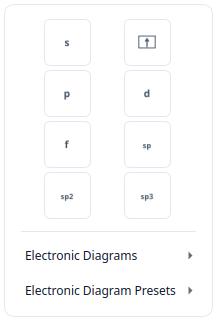
#> input picture openspec/changes/fix-energy-diagram-label-typography-beta1/evidence/before/energy-palette-light.png, 217 x 321 px; its folder holds 4 pictures in this run
$ python compare_energy_menu_captures.py
#> lines starting #> are read from the running program, lines starting #| are printed output that depends on the picture
from __future__ import annotations

from pathlib import Path

from PIL import Image, ImageDraw, ImageFont


ROOT = Path(__file__).parent
MENUS = ("energy-palette", "mo-presets", "ligand-presets")


def _font():
    try:
        return ImageFont.truetype("DejaVuSans.ttf", 14)
    except OSError:
        return ImageFont.load_default()


def _compare(theme: str, scale: str, menu: str) -> None:
#> called with theme = 'light', scale = '1.0', menu = 'energy-palette'
    suffix = f"-{theme}.png"
    before_dir = ROOT / "before" / ("scale-1.5" if scale == "1.5" else "")
    after_dir = ROOT / "after" / ("scale-1.5" if scale == "1.5" else "")
    before = Image.open(before_dir / f"{menu}{suffix}").convert("RGBA")
    after = Image.open(after_dir / f"{menu}{suffix}").convert("RGBA")

    pad = 12
    header = 30
    gap = 16
    font = _font()
    before_heading = f"ANTES · {theme} · {scale}x"
    after_heading = f"DESPUÉS · {theme} · {scale}x"
    measure = ImageDraw.Draw(Image.new("RGB", (1, 1)))
    heading_width = max(
        measure.textbbox((0, 0), before_heading, font=font)[2],
        measure.textbbox((0, 0), after_heading, font=font)[2],
    )
    panel_width = max(before.width, after.width, heading_width) + 2 * pad
#> panel_width = 241
    panel_height = max(before.height, after.height) + 2 * pad
#> panel_height = 345
    canvas = Image.new(
        "RGBA",
        (2 * panel_width + gap, panel_height + header + pad),
        (238, 242, 247, 255),
    )
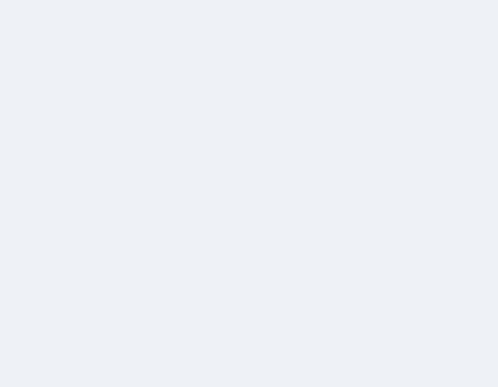
#> canvas: PIL image 498x387 RGBA; mean R, G, B, A 238, 242, 247, 255
    draw = ImageDraw.Draw(canvas)
    draw.text((pad, 7), before_heading, fill=(24, 36, 56, 255), font=font)
    draw.text(
        (panel_width + gap + pad, 7),
        after_heading,
        fill=(24, 36, 56, 255),
        font=font,
    )
    canvas.alpha_composite(before, (pad, header + pad))
    canvas.alpha_composite(after, (panel_width + gap + pad, header + pad))
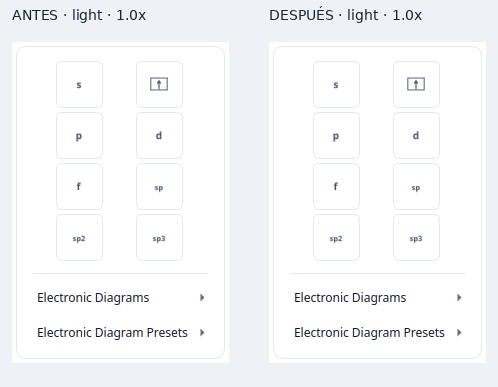
#> canvas: PIL image 498x387 RGBA; mean R, G, B, A 246.6, 247.9, 249.8, 255

    out_dir = ROOT / "comparison"
    out_dir.mkdir(parents=True, exist_ok=True)
    scale_suffix = "" if scale == "1.0" else "-scale-1.5"
    canvas.convert("RGB").save(
        out_dir / f"{menu}-{theme}{scale_suffix}-before-after.png"
    )


def main() -> None:
    for theme in ("light", "dark"):
        for scale in ("1.0", "1.5"):
            for menu in MENUS:
                _compare(theme, scale, menu)


if __name__ == "__main__":
#> (the run stopped early here; a loop or call above may not have finished)
